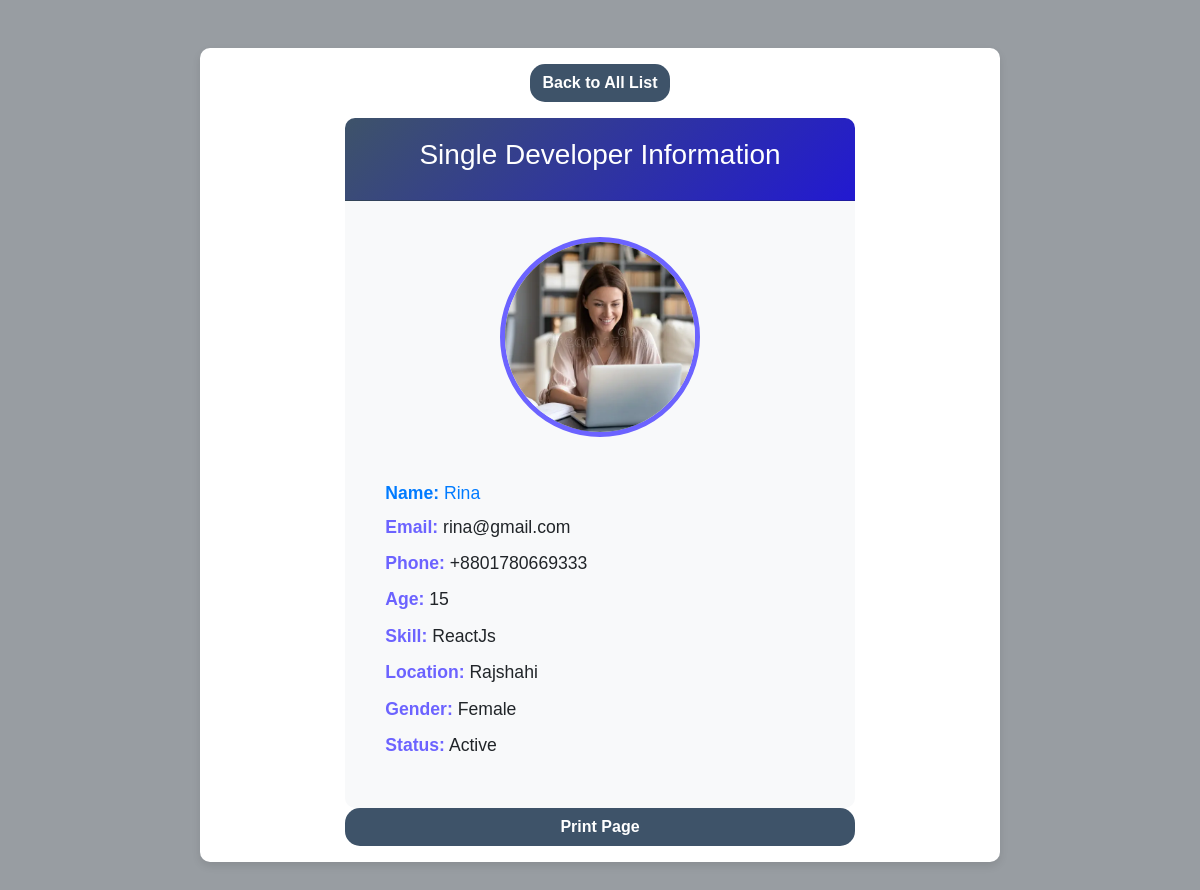
The app's page /single_view.php?singleViewID=23 with its own data.
### tables this page shows
CREATE TABLE `devs` (
  `id` int(11) NOT NULL,
  `name` varchar(100) NOT NULL,
  `email` varchar(100) NOT NULL,
  `phone` varchar(20) NOT NULL,
  `age` int(3) NOT NULL,
  `skill` varchar(100) NOT NULL,
  `location` varchar(100) NOT NULL,
  `gender` varchar(100) NOT NULL,
  `photo` varchar(500) NOT NULL,
  `status` tinyint(1) NOT NULL DEFAULT '1',
  `trash` tinyint(1) DEFAULT '0',
  `createdAT` timestamp(6) NOT NULL DEFAULT CURRENT_TIMESTAMP(6),
  `updatedAT` timestamp(6) NULL DEFAULT NULL
);

### config/connectDb.php (called while the page is built)
<?php
function connect()
{
	try {
		$connection = new PDO('mysql:host=localhost;dbname=dbCrud', 'marufa', 'localhost');
		return $connection;
	} catch (PDOException $error) {
		return $error->getMessage();
	}
}

### single_view.php (the view, shortened to what this page needs)
<?php
if (isset($_GET['singleViewID'])) {
	$singleViewID = $_GET['singleViewID'];
	$sql = "SELECT * FROM devs where id='$singleViewID'";
	$statement = connect()->prepare($sql);
	$statement->execute();
	$datas = $statement->fetch(PDO::FETCH_OBJ);
}
?>
<!DOCTYPE html>
<html lang="en">
<head>
	<link href="https://cdn.jsdelivr.net/npm/bootstrap@5.3.3/dist/css/bootstrap.min.css" rel="stylesheet">
	<link rel="stylesheet" href="https://cdnjs.cloudflare.com/ajax/libs/font-awesome/6.6.0/css/all.min.css" />
	<link rel="stylesheet" href="assets/style.css">
</head>
<body class="single-developer-page">
	<div class="container my-5">
		<div class="backbutton text-center">
			<a class="btn   text-white my-3" href="index.php">Back to All List</a>
		</div>
		<div class="row justify-content-center">
			<div class="col-md-8">
				<div class="card">
					<div class="card-header">
						<h3>Single Developer Information</h3>
					</div>
					<div class="card-body">
						<div class="my-3 singleViewPhoto">
							<img src="media/photos/<?php echo $datas->photo ?>" alt="Developer Photo">
						</div>
						<div class="devInfo">
							<h3><b>Name:</b> <?php echo $datas->name ?></h3>
							<p><b>Email:</b> <?php echo $datas->email ?></p>
							<p><b>Phone:</b> <?php echo $datas->phone ?></p>
							<p><b>Age:</b> <?php echo $datas->age ?></p>
							<p><b>Skill:</b> <?php echo $datas->skill ?></p>
							<p><b>Location:</b> <?php echo $datas->location ?></p>
							<p><b>Gender:</b> <?php echo $datas->gender ?></p>
							<p><b>Status:</b> <?php echo $datas->status == 1 ? 'Active' : 'Deactive' ?></p>
						</div>
					</div>
					<button onclick="window.print()" class="btn  text-white mb-3 ">Print Page</button>
				</div>
			</div>
		</div>
	</div>
</body>
</html>

### assets/style.css (style rules this page uses)
body { background-color: #d2caca; }
.single-developer-page { font-family: 'Arial', sans-serif; background-color: #989da2; margin: 0; padding: 0; }
.single-developer-page .container { max-width: 800px; margin: auto; background: #ffffff; border-radius: 10px; box-shadow: 0 4px 8px rgba(0, 0, 0, 0.1); }
.single-developer-page .card-header { background: linear-gradient(135deg, #3e5369, #2219d1); color: white; text-align: center; padding: 20px; font-size: 1.5rem; font-weight: bold; border-radius: 10px 10px 0 0; }
.single-developer-page .singleViewPhoto { display: flex; justify-content: center; align-items: center; margin: 20px 0; }
.single-developer-page .singleViewPhoto img { height: 200px; width: 200px; border-radius: 50%; object-fit: cover; border: 5px solid #6c63ff; }
.single-developer-page .devInfo { padding: 20px; }
.single-developer-page .devInfo h3, .single-developer-page .devInfo p { margin: 10px 0; font-size: 1.1rem; }
.single-developer-page .devInfo h3 { color: #007bff; }
.single-developer-page .devInfo p b { color: #6c63ff; }
.single-developer-page .btn { font-weight: bold; border-radius: 15px; background-color: #3e5369; }
.single-developer-page a.btn { transition: background-color 0.3s, color 0.3s; }
.single-developer-page .card { border: none; border-radius: 10px; }
.single-developer-page .card-body { padding: 20px; background-color: #f8f9fa; border-radius: 0 0 10px 10px; }

### records on screen
devs: photo (picture), name "Rina", email "rina@gmail.com", phone "+8801780669333", age "15", skill "ReactJs", location "Rajshahi", gender "Female"
